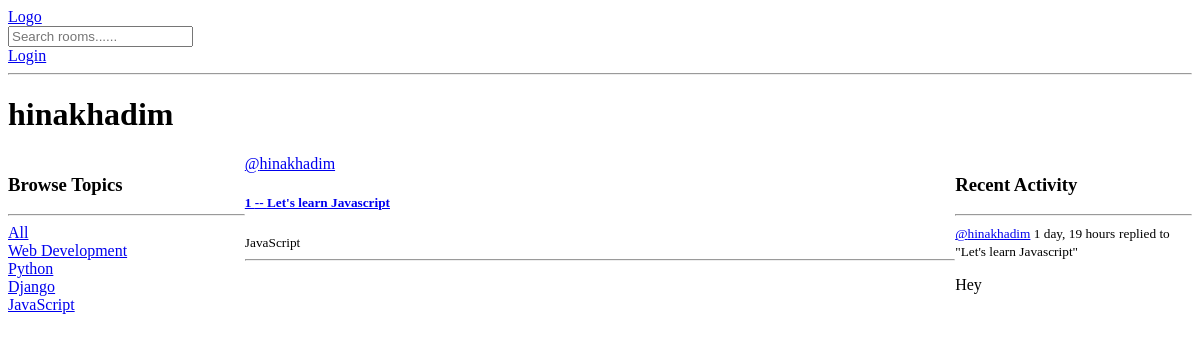
The app's page /profile/1/, older data.
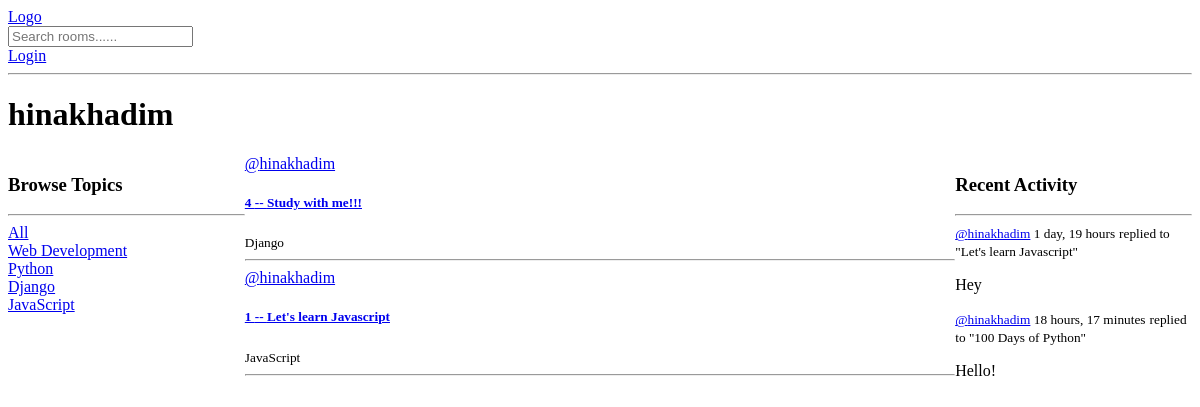
The same page, newer data.
### base/models.py (models this page shows, shortened)
class Topic(models.Model):
    name = models.CharField(max_length=200)

class Room(models.Model):
    host = models.ForeignKey(User, on_delete=models.SET_NULL, null=True)
    topic = models.ForeignKey(Topic, on_delete=models.SET_NULL, null=True)
    name = models.CharField(max_length=200)
    description = models.TextField(null=True, blank=True)
    participants = models.ManyToManyField(
        User, related_name='participants', blank=True
    )
    updated = models.DateTimeField(auto_now=True)
    created = models.DateTimeField(auto_now_add=True)
    class Meta:
        ordering = ['-updated', '-created']
    def __str__(self) -> str:
        return self.name

class Message(models.Model):
    user = models.ForeignKey(User, on_delete=models.SET_NULL, null=True)
    room = models.ForeignKey(Room, on_delete=models.SET_NULL, null=True)
    body = models.TextField()
    updated = models.DateTimeField(auto_now=True)
    created = models.DateTimeField(auto_now_add=True)

### base/views.py (the view)
# urls.py: path('profile/<str:pk>/', views.userProfile, name='user-profile')
def userProfile(request, pk):
    user = User.objects.get(id=pk)
    rooms = user.room_set.all()
    room_messages = user.message_set.all()
    topics = Topic.objects.all()
    context = {'user': user, 'rooms': rooms,
               'room_messages': room_messages, 'topics': topics}
    return render(request, 'base/profile.html', context)

### base/templates/base/profile.html
{% extends 'base/layout.html' %} {% block body %}
<h1>{{user.username}}</h1>
<div class="profile-container">
  <div>{% include 'base/topics_component.html' %}</div>
  <div>{% include 'base/feed_component.html' %}</div>
  <div>{% include 'base/activity_component.html' %}</div>
</div>
{% endblock body %}

### base/templates/base/layout.html (shortened to what this page needs)
<!DOCTYPE html>
{% load static %}
<html lang="en">
  <head>
    <link rel="stylesheet" href="{% static 'base/main.css' %}" />
  </head>
  <body>
    {% include 'base/navbar.html' %}  {% block body %} {% endblock body %}
  </body>
</html>

### base/templates/base/navbar.html
<a href="/">Logo</a>
<form method="GET" action='{% url "base:home" %}'>
  <input type="text" name="q" placeholder="Search rooms......" />
</form>
{% if request.user.is_authenticated %}
<p>Hello {{request.user}}</p>
<a href="{% url 'base:logout' %}">Logout</a>
{%else%}
<a href="{% url 'base:login' %}">Login</a>
{% endif %}
<hr />

### base/templates/base/topics_component.html
<h3>Browse Topics</h3>
<hr />
<div>
  <a href="{% url 'base:home' %}">All</a>
</div>
{% for topic in topics %}
<div>
  <a href="{% url 'base:home' %}?q={{topic.name}}">{{topic.name}}</a>
</div>
{% endfor %}

### base/templates/base/feed_component.html (shortened to what this page needs)
<div>
  {% for room in rooms %}
  <div>
    <a href="{% url 'base:user-profile' room.host.id %}"
      >@{{room.host.username}}</a
    >
    <a href="{% url 'base:room' room.id %}">
      <h5>{{room.id}} -- {{room.name}}</h5></a
    >
    <small>{{room.topic.name}}</small>
  </div>
  <hr />
  {% endfor %}
</div>

### base/templates/base/activity_component.html (shortened to what this page needs)
<h3>Recent Activity</h3>
<hr />
{% for message in room_messages %}
<div>
  <small
    ><a href="{% url 'base:user-profile' message.user.id%}">
      @{{message.user}}</a
    >
    {{message.created|timesince}}</small
  >
  <small>replied to "{{message.room}}"</small>
  <p>{{message.body}}</p>
</div>
{% endfor %}

### base/static/base/main.css (style rules this page uses)
.profile-container { display: grid; grid-template-columns: 1fr 3fr 1fr; }

Row changes from the older to the newer data that the page shows:
added Room: host.username "hinakhadim", id "4", name "Study with me!!!", topic.name "Django"
added Message: user "hinakhadim", created "18 hours, 17 minutes", room "100 Days of Python", body "Hello!"
